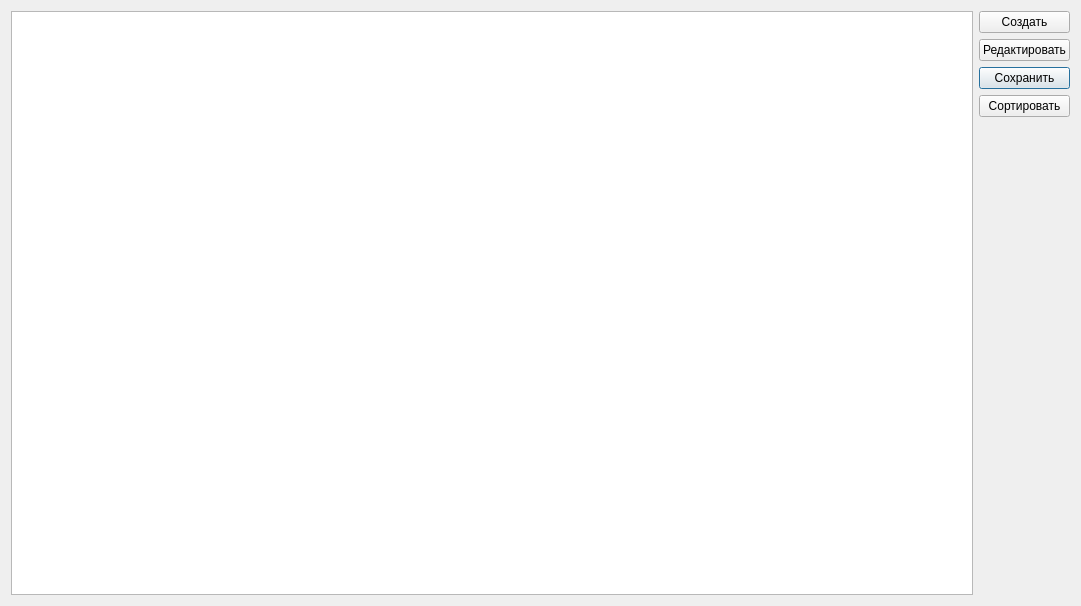
<?xml version="1.0" encoding="UTF-8"?>
<ui version="4.0">
 <class>SongListDialog</class>
 <widget class="QDialog" name="SongListDialog">
  <property name="geometry">
   <rect>
    <x>0</x>
    <y>0</y>
    <width>1081</width>
    <height>606</height>
   </rect>
  </property>
  <property name="windowTitle">
   <string/>
  </property>
  <layout class="QGridLayout" name="gridLayout">
   <item row="2" column="1">
    <widget class="QPushButton" name="btnSave">
     <property name="text">
      <string>Сохранить</string>
     </property>
    </widget>
   </item>
   <item row="0" column="1">
    <widget class="QPushButton" name="btnCreate">
     <property name="text">
      <string>Создать</string>
     </property>
    </widget>
   </item>
   <item row="1" column="1">
    <widget class="QPushButton" name="btnEdit">
     <property name="text">
      <string>Редактировать</string>
     </property>
    </widget>
   </item>
   <item row="4" column="1">
    <spacer name="verticalSpacer">
     <property name="orientation">
      <enum>Qt::Vertical</enum>
     </property>
     <property name="sizeHint" stdset="0">
      <size>
       <width>20</width>
       <height>40</height>
      </size>
     </property>
    </spacer>
   </item>
   <item row="0" column="0" rowspan="5">
    <widget class="QTableView" name="tableView"/>
   </item>
   <item row="3" column="1">
    <widget class="QPushButton" name="btnSort">
     <property name="text">
      <string>Сортировать</string>
     </property>
    </widget>
   </item>
  </layout>
 </widget>
 <resources/>
 <connections/>
</ui>
